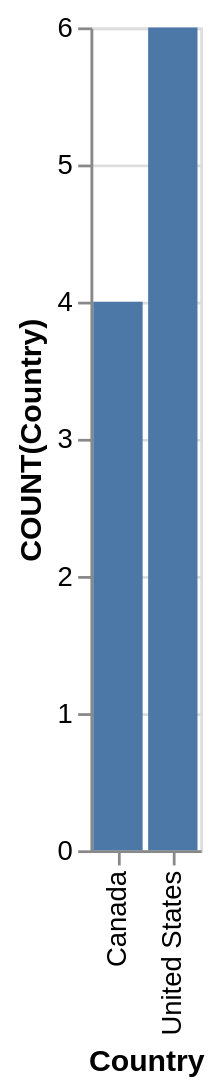

Express this chart as Vega-Lite.
### Vega-Lite specification from a JSON file in a GitHub repository (floating-point values rounded to 4 significant figures)
{"data": {"values": [{"x_data": "Canada", "y_data": 4}, {"x_data": "United States", "y_data": 6}]}, "mark": "bar", "encoding": {"x": {"field": "x_data", "type": "nominal", "title": "Country", "sort": {"op": "sum", "field": "y_data", "order": "ascending"}}, "y": {"field": "y_data", "type": "quantitative", "title": "COUNT(Country)"}}}
